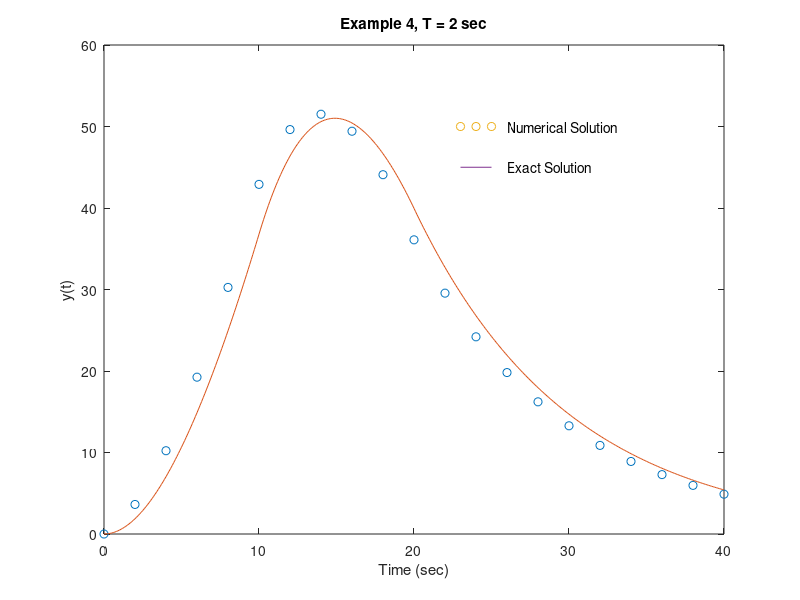

Write MATLAB code to recreate this figure.
% Numerical CONV (numerical convolution)
% For n, (40) = y(20*2)
n = 0:20; 
kf = 0.1; m = 1; T = 2;
h = (1 - exp(-kf * n * T / m)) / kf;
x = [ones(1,5) -ones(1,5) zeros(1,10)];
y = conv(T * h, x);
% Exact solution
t1 = 0:0.1:9.9;
t2 = 10:0.1:19.9;
t3 = 20:0.1:40;
ya = [100*(0.1*t1 - 1 + exp(-0.1*t1)), -100*(0.1*t2 - 3 + (2*exp(1) - 1)*exp(-0.1*t2)), 100*(1 - 2*exp(1) + exp(1)^2)*exp(-0.1*t3)];
t = [t1, t2, t3];
plot(n*T, y(1:length(n)), 'o', t, ya, '-')
title('Example 4, T = 2 sec')
xlabel('Time (sec)')
ylabel('y(t)')
hold on
plot([23 24 25], [50 50 50], 'o', [23 24 25], [45 45 45]);
text(26,50, 'Numerical Solution')
text(26,45, 'Exact Solution')
hold off
pause
